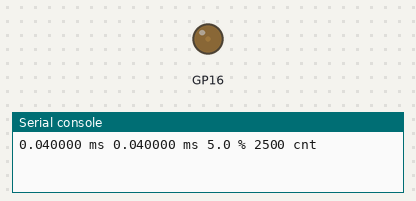
The program below on a simulated Raspberry Pi Pico running MicroPython. Parts: output pins drawn as LEDs (lit = HIGH), the last lines printed to the serial console. At 9.6 s the program stops and its outputs stay as they are.

Above: at 0.1 s.
At 6.6 s:
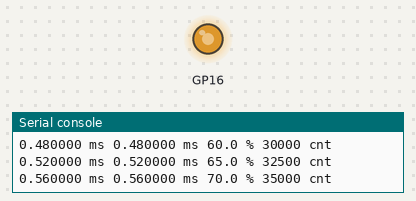
At 8.6 s:
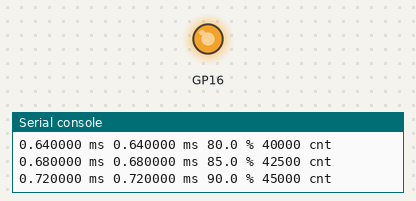
At 9.6 s:
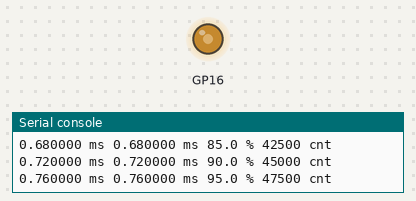
Timing chart, 0 to 11.1 s (numbered marks = the images above):
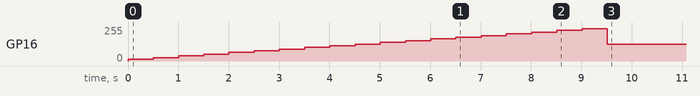

The program:

PwmHighResolution.py
```python
from machine import Pin
import rp2

#  Input 0 - 5v
#  settle for 50% step 2.5V : 300 ms !!
#  settle for 10% step 0.5V : 250 ms !!
#  settle for 2% step 0.1V :  200 ms !!
#  R1 = 82k, C1 = 220nF C2 = C3 = 150nF
#  Measure Values
#  ==============
#  Frequency  Amplitue   dB
#   Hz          V
#   5	        3.8	   -2.38
#   5,6	        3.52   -3.04
#   10	        1.92   -8.31
#   20	        0.55   -19.1
#   30	        0.22   -27.13
#   40	        0.11   -33.15
#   50	        0.07   -37.07
#   60	        0.05   -40
#   70	        0.04   -41.93
#   80	        0.03   -44.43
#   90	        0.02   -47.95
#
# Calculated Values
# http://sim.okawa-denshi.jp/en/Sallen3tool.php
# =================
# -  3 dB at      4.35 Hz
# - 40 dB at ~   50 Hz
# - 50 dB at ~  100 Hz
# -120 dB at ~ 1000 Hz     => 5uV resolution (for 5 Vpp input)
#

@rp2.asm_pio(sideset_init=rp2.PIO.OUT_LOW)
def pwm_program():
    pull(noblock) .side(0)
    mov(x, osr)                 # Keep most recent pull data stashed in X, for recycling by noblock
    mov(y, isr)                 # ISR must be preloaded with PWM count max
    label("pwmloop")
    jmp(x_not_y, "skip")
    nop()         .side(1)
    label("skip")
    jmp(y_dec, "pwmloop")

## https://docs.micropython.org/en/latest/library/rp2.PIO.html

class PwmHighResolution:
    _InstructionsPerLoop = const(2)
    _StateMachineFrequency = const(125_000_000)
    def __init__(self, pwmPin, frequency=None,maxCount=None,stateMachineIndex=4):
        """
        Parameters
        ----------
        set either maxCount or frequency.

        - maxCount defines the resolution needed for different duty values. Based on maxCount the largest possible frequency is used.\n
        frequency = 125 MHz / (maxCount * 2)
        - frequency sets the frequency of the PWM. maxCount is calcuated based on the 125 Mhz PIO frequency.\n
        maxCount = 125 MHz / frequency * 2

        where 2 is the count of instructions needed per loop

        The pio statemachine runs always at 125Mhz.

        Example
        -------
        MaxCount = 50_000 gives a frequency of 1250 Hz. Duty can be incremented by 1/50_000 that is 0.002%\n
        If the PWM is used to generate a voltage between 0 and 5V the minimal step is 100 uV
        """
        self.duty = 0
        self.maxCount = 0
        self.frequency = 0
        self.pwmPin = Pin(pwmPin)
        self.smPwm = rp2.StateMachine(stateMachineIndex, pwm_program, sideset_base=self.pwmPin)
        if( maxCount is not None):
            self.setMaxCount(maxCount)
        elif( frequency is not None):
            self.setFrequency(frequency)
        else:
            self.setFrequency(10)


    def setMaxCount(self,maxCount):
        self.smPwm.active(0)
        d = self.getDuty()  # save old duty
        self.maxCount = maxCount
        self.frequency = _StateMachineFrequency / (self.maxCount * _InstructionsPerLoop)
        # print(f" frequency={self.frequency} Hz {self.smPwm}  granularity={self.maxCount}")
        self.smPwm.put(self.maxCount)
        self.smPwm.exec("pull()")
        self.smPwm.exec("mov(isr, osr)")
        self.setDuty(d) # restore duty
        self.smPwm.active(1)
        return self.maxCount

    def setFrequency(self,frequency):
        """
        frequency might not match exactly and should be a divider of 125 Mhz
        maxCount is calculate accordingly
        """
        self.smPwm.active(0)
        d = self.getDuty()  # save old duty
        self.maxCount = int(_StateMachineFrequency / ( _InstructionsPerLoop * frequency))
        self.frequency = _StateMachineFrequency / (self.maxCount * _InstructionsPerLoop)
        # print(f" frequency={frequency} Hz statemachine  granularity={self.maxCount}")
        self.smPwm.put(self.maxCount)
        self.smPwm.exec("pull()")
        self.smPwm.exec("mov(isr, osr)")
        self.setDuty(d) # restore duty
        self.smPwm.active(1)

        return self.frequency

    def setDutyRaw(self,valueRaw):

        valueRaw = max(valueRaw, -1)
        valueRaw = min(valueRaw, self.maxCount)

        self.duty  = int(valueRaw)

        #print(f"dutyRaw = {self.duty} valueRaw={valueRaw} max={self.maxCount} %={self.duty/self.maxCount}")
        self.smPwm.put(self.duty)
        return self.getDutyRaw()

    def getDutyRaw(self):
        return self.duty

    def setDuty(self, value):
        """
        value is 0.0 to 100.0
        """
        valueRaw = int((self.maxCount * value // 100))
        #print(f"{valueRaw}")
        self.setDutyRaw(valueRaw)
        return self.getDuty()

    def getDuty(self):
        if( self.maxCount == 0 ):
            return 50
        return self.duty / self.maxCount * 100

    def setT(self, durationHigh):
        """
        duration in seconds, should be in the range of 0 and 1/frequency
        """
        raw = (durationHigh * self.frequency * self.maxCount)+0.5
        self.setDutyRaw(raw)
        return self.getT()

    def getT(self):
        """
        get duty as time in seconds
        """
        return (self.duty  / self.maxCount)  / self.frequency

if __name__ == '__main__':
    import time
    import math
    pwm = None
    Umax = 5

    pwm = PwmHighResolution(16,maxCount=50000,stateMachineIndex=7)
    frequency = pwm.frequency

    def MeasureSettle():
        while(True):
            pwm.setDuty(5)
            time.sleep(1)
            pwm.setDuty(95)
            time.sleep(1)

    def TestPwmHighResolution():

        print(f"Umax = {Umax} resolution = {pwm.maxCount} frequency={pwm.frequency:.2f} Hz step = {1/pwm.maxCount*100} %  step voltage = {Umax/pwm.maxCount*1e6} uV bits = {math.log2(pwm.maxCount):.1f} ")
        # 42597,45874
        #pwm.setDutyRaw(45874)1+2
        #time.sleep(100)
        # periode : 200 ms
        for i in range (1,20):
            t = i/20 *1/frequency
            pwm.setT(t)
            print(f"{t*1e3:4.6f} ms {pwm.getT()*1e3:4.6f} ms {pwm.getDuty()} % {pwm.getDutyRaw()} cnt")
            time.sleep(0.5)
        pwm.setDuty(50)

    pwm.setDuty(50)
    #MeasureSettle()
    TestPwmHighResolution()
    
```
